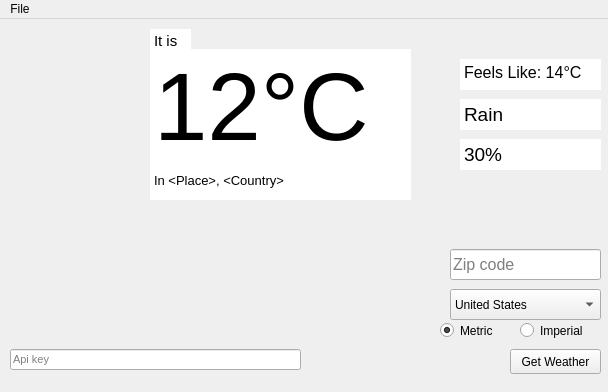
<?xml version="1.0" encoding="UTF-8"?>
<ui version="4.0">
 <class>MainWindow</class>
 <widget class="QMainWindow" name="MainWindow">
  <property name="geometry">
   <rect>
    <x>0</x>
    <y>0</y>
    <width>608</width>
    <height>392</height>
   </rect>
  </property>
  <property name="windowTitle">
   <string>MainWindow</string>
  </property>
  <widget class="QWidget" name="centralwidget">
   <widget class="QTextEdit" name="current_temperature">
    <property name="geometry">
     <rect>
      <x>150</x>
      <y>30</y>
      <width>261</width>
      <height>121</height>
     </rect>
    </property>
    <property name="sizePolicy">
     <sizepolicy hsizetype="Fixed" vsizetype="Fixed">
      <horstretch>0</horstretch>
      <verstretch>0</verstretch>
     </sizepolicy>
    </property>
    <property name="font">
     <font>
      <pointsize>72</pointsize>
     </font>
    </property>
    <property name="frameShape">
     <enum>QFrame::NoFrame</enum>
    </property>
    <property name="frameShadow">
     <enum>QFrame::Plain</enum>
    </property>
    <property name="lineWidth">
     <number>0</number>
    </property>
    <property name="verticalScrollBarPolicy">
     <enum>Qt::ScrollBarAlwaysOff</enum>
    </property>
    <property name="readOnly">
     <bool>true</bool>
    </property>
    <property name="html">
     <string>&lt;!DOCTYPE HTML PUBLIC &quot;-//W3C//DTD HTML 4.0//EN&quot; &quot;http://www.w3.org/TR/REC-html40/strict.dtd&quot;&gt;
&lt;html&gt;&lt;head&gt;&lt;meta name=&quot;qrichtext&quot; content=&quot;1&quot; /&gt;&lt;style type=&quot;text/css&quot;&gt;
p, li { white-space: pre-wrap; }
&lt;/style&gt;&lt;/head&gt;&lt;body style=&quot; font-family:'Ubuntu'; font-size:72pt; font-weight:400; font-style:normal;&quot;&gt;
&lt;p style=&quot; margin-top:0px; margin-bottom:0px; margin-left:0px; margin-right:0px; -qt-block-indent:0; text-indent:0px;&quot;&gt;12°C&lt;/p&gt;&lt;/body&gt;&lt;/html&gt;</string>
    </property>
   </widget>
   <widget class="QPushButton" name="get_weather">
    <property name="geometry">
     <rect>
      <x>510</x>
      <y>330</y>
      <width>91</width>
      <height>25</height>
     </rect>
    </property>
    <property name="text">
     <string>Get Weather</string>
    </property>
   </widget>
   <widget class="QTextEdit" name="current_weather">
    <property name="geometry">
     <rect>
      <x>460</x>
      <y>80</y>
      <width>141</width>
      <height>31</height>
     </rect>
    </property>
    <property name="font">
     <font>
      <pointsize>14</pointsize>
     </font>
    </property>
    <property name="frameShape">
     <enum>QFrame::NoFrame</enum>
    </property>
    <property name="verticalScrollBarPolicy">
     <enum>Qt::ScrollBarAlwaysOff</enum>
    </property>
    <property name="horizontalScrollBarPolicy">
     <enum>Qt::ScrollBarAsNeeded</enum>
    </property>
    <property name="sizeAdjustPolicy">
     <enum>QAbstractScrollArea::AdjustIgnored</enum>
    </property>
    <property name="lineWrapMode">
     <enum>QTextEdit::WidgetWidth</enum>
    </property>
    <property name="readOnly">
     <bool>true</bool>
    </property>
    <property name="html">
     <string>&lt;!DOCTYPE HTML PUBLIC &quot;-//W3C//DTD HTML 4.0//EN&quot; &quot;http://www.w3.org/TR/REC-html40/strict.dtd&quot;&gt;
&lt;html&gt;&lt;head&gt;&lt;meta name=&quot;qrichtext&quot; content=&quot;1&quot; /&gt;&lt;style type=&quot;text/css&quot;&gt;
p, li { white-space: pre-wrap; }
&lt;/style&gt;&lt;/head&gt;&lt;body style=&quot; font-family:'Ubuntu'; font-size:14pt; font-weight:400; font-style:normal;&quot;&gt;
&lt;p style=&quot; margin-top:0px; margin-bottom:0px; margin-left:0px; margin-right:0px; -qt-block-indent:0; text-indent:0px;&quot;&gt;Rain&lt;/p&gt;&lt;/body&gt;&lt;/html&gt;</string>
    </property>
    <property name="textInteractionFlags">
     <set>Qt::TextSelectableByMouse</set>
    </property>
   </widget>
   <widget class="QTextEdit" name="current_humidity">
    <property name="geometry">
     <rect>
      <x>460</x>
      <y>120</y>
      <width>141</width>
      <height>31</height>
     </rect>
    </property>
    <property name="font">
     <font>
      <pointsize>14</pointsize>
     </font>
    </property>
    <property name="frameShape">
     <enum>QFrame::NoFrame</enum>
    </property>
    <property name="verticalScrollBarPolicy">
     <enum>Qt::ScrollBarAlwaysOff</enum>
    </property>
    <property name="horizontalScrollBarPolicy">
     <enum>Qt::ScrollBarAsNeeded</enum>
    </property>
    <property name="readOnly">
     <bool>true</bool>
    </property>
    <property name="html">
     <string>&lt;!DOCTYPE HTML PUBLIC &quot;-//W3C//DTD HTML 4.0//EN&quot; &quot;http://www.w3.org/TR/REC-html40/strict.dtd&quot;&gt;
&lt;html&gt;&lt;head&gt;&lt;meta name=&quot;qrichtext&quot; content=&quot;1&quot; /&gt;&lt;style type=&quot;text/css&quot;&gt;
p, li { white-space: pre-wrap; }
&lt;/style&gt;&lt;/head&gt;&lt;body style=&quot; font-family:'Ubuntu'; font-size:14pt; font-weight:400; font-style:normal;&quot;&gt;
&lt;p style=&quot; margin-top:0px; margin-bottom:0px; margin-left:0px; margin-right:0px; -qt-block-indent:0; text-indent:0px;&quot;&gt;30%&lt;/p&gt;&lt;/body&gt;&lt;/html&gt;</string>
    </property>
   </widget>
   <widget class="QTextEdit" name="it_is_text">
    <property name="geometry">
     <rect>
      <x>150</x>
      <y>10</y>
      <width>41</width>
      <height>21</height>
     </rect>
    </property>
    <property name="frameShape">
     <enum>QFrame::NoFrame</enum>
    </property>
    <property name="verticalScrollBarPolicy">
     <enum>Qt::ScrollBarAlwaysOff</enum>
    </property>
    <property name="horizontalScrollBarPolicy">
     <enum>Qt::ScrollBarAlwaysOff</enum>
    </property>
    <property name="readOnly">
     <bool>true</bool>
    </property>
    <property name="html">
     <string>&lt;!DOCTYPE HTML PUBLIC &quot;-//W3C//DTD HTML 4.0//EN&quot; &quot;http://www.w3.org/TR/REC-html40/strict.dtd&quot;&gt;
&lt;html&gt;&lt;head&gt;&lt;meta name=&quot;qrichtext&quot; content=&quot;1&quot; /&gt;&lt;style type=&quot;text/css&quot;&gt;
p, li { white-space: pre-wrap; }
&lt;/style&gt;&lt;/head&gt;&lt;body style=&quot; font-family:'Ubuntu'; font-size:11pt; font-weight:400; font-style:normal;&quot;&gt;
&lt;p style=&quot; margin-top:0px; margin-bottom:0px; margin-left:0px; margin-right:0px; -qt-block-indent:0; text-indent:0px;&quot;&gt;It is&lt;/p&gt;&lt;/body&gt;&lt;/html&gt;</string>
    </property>
   </widget>
   <widget class="QTextEdit" name="location_text">
    <property name="geometry">
     <rect>
      <x>150</x>
      <y>150</y>
      <width>261</width>
      <height>31</height>
     </rect>
    </property>
    <property name="frameShape">
     <enum>QFrame::NoFrame</enum>
    </property>
    <property name="verticalScrollBarPolicy">
     <enum>Qt::ScrollBarAlwaysOff</enum>
    </property>
    <property name="readOnly">
     <bool>true</bool>
    </property>
    <property name="html">
     <string>&lt;!DOCTYPE HTML PUBLIC &quot;-//W3C//DTD HTML 4.0//EN&quot; &quot;http://www.w3.org/TR/REC-html40/strict.dtd&quot;&gt;
&lt;html&gt;&lt;head&gt;&lt;meta name=&quot;qrichtext&quot; content=&quot;1&quot; /&gt;&lt;style type=&quot;text/css&quot;&gt;
p, li { white-space: pre-wrap; }
&lt;/style&gt;&lt;/head&gt;&lt;body style=&quot; font-family:'Ubuntu'; font-size:11pt; font-weight:400; font-style:normal;&quot;&gt;
&lt;p style=&quot; margin-top:0px; margin-bottom:0px; margin-left:0px; margin-right:0px; -qt-block-indent:0; text-indent:0px;&quot;&gt;&lt;span style=&quot; font-size:10pt;&quot;&gt;In &amp;lt;Place&amp;gt;, &amp;lt;Country&amp;gt;&lt;/span&gt;&lt;/p&gt;&lt;/body&gt;&lt;/html&gt;</string>
    </property>
   </widget>
   <widget class="QRadioButton" name="imperial_radio">
    <property name="geometry">
     <rect>
      <x>520</x>
      <y>300</y>
      <width>81</width>
      <height>23</height>
     </rect>
    </property>
    <property name="text">
     <string>Imperial</string>
    </property>
   </widget>
   <widget class="QRadioButton" name="metric_radio">
    <property name="geometry">
     <rect>
      <x>440</x>
      <y>300</y>
      <width>71</width>
      <height>23</height>
     </rect>
    </property>
    <property name="text">
     <string>Metric</string>
    </property>
    <property name="checked">
     <bool>true</bool>
    </property>
   </widget>
   <widget class="QLineEdit" name="api_key_edit">
    <property name="geometry">
     <rect>
      <x>10</x>
      <y>330</y>
      <width>291</width>
      <height>21</height>
     </rect>
    </property>
    <property name="font">
     <font>
      <pointsize>8</pointsize>
     </font>
    </property>
    <property name="placeholderText">
     <string>Api key</string>
    </property>
   </widget>
   <widget class="QLineEdit" name="zipcode_edit">
    <property name="geometry">
     <rect>
      <x>450</x>
      <y>230</y>
      <width>151</width>
      <height>31</height>
     </rect>
    </property>
    <property name="font">
     <font>
      <pointsize>12</pointsize>
     </font>
    </property>
    <property name="text">
     <string comment="Zip code" extracomment="Zip code"/>
    </property>
    <property name="placeholderText">
     <string>Zip code</string>
    </property>
   </widget>
   <widget class="QTextEdit" name="current_feels_like">
    <property name="geometry">
     <rect>
      <x>460</x>
      <y>40</y>
      <width>141</width>
      <height>31</height>
     </rect>
    </property>
    <property name="font">
     <font>
      <pointsize>12</pointsize>
     </font>
    </property>
    <property name="frameShape">
     <enum>QFrame::NoFrame</enum>
    </property>
    <property name="verticalScrollBarPolicy">
     <enum>Qt::ScrollBarAlwaysOff</enum>
    </property>
    <property name="horizontalScrollBarPolicy">
     <enum>Qt::ScrollBarAsNeeded</enum>
    </property>
    <property name="readOnly">
     <bool>true</bool>
    </property>
    <property name="html">
     <string>&lt;!DOCTYPE HTML PUBLIC &quot;-//W3C//DTD HTML 4.0//EN&quot; &quot;http://www.w3.org/TR/REC-html40/strict.dtd&quot;&gt;
&lt;html&gt;&lt;head&gt;&lt;meta name=&quot;qrichtext&quot; content=&quot;1&quot; /&gt;&lt;style type=&quot;text/css&quot;&gt;
p, li { white-space: pre-wrap; }
&lt;/style&gt;&lt;/head&gt;&lt;body style=&quot; font-family:'Ubuntu'; font-size:12pt; font-weight:400; font-style:normal;&quot;&gt;
&lt;p style=&quot; margin-top:0px; margin-bottom:0px; margin-left:0px; margin-right:0px; -qt-block-indent:0; text-indent:0px;&quot;&gt;Feels Like: 14°C&lt;/p&gt;&lt;/body&gt;&lt;/html&gt;</string>
    </property>
   </widget>
   <widget class="QLabel" name="weather_icon_label">
    <property name="geometry">
     <rect>
      <x>10</x>
      <y>30</y>
      <width>131</width>
      <height>131</height>
     </rect>
    </property>
    <property name="sizePolicy">
     <sizepolicy hsizetype="Fixed" vsizetype="Fixed">
      <horstretch>0</horstretch>
      <verstretch>0</verstretch>
     </sizepolicy>
    </property>
    <property name="text">
     <string/>
    </property>
    <property name="textFormat">
     <enum>Qt::RichText</enum>
    </property>
    <property name="pixmap">
     <pixmap>../icons/inverted/rainy-day.png</pixmap>
    </property>
    <property name="scaledContents">
     <bool>true</bool>
    </property>
   </widget>
   <widget class="QLabel" name="humidity_icon_label">
    <property name="geometry">
     <rect>
      <x>420</x>
      <y>120</y>
      <width>31</width>
      <height>31</height>
     </rect>
    </property>
    <property name="text">
     <string/>
    </property>
    <property name="pixmap">
     <pixmap>../icons/inverted/humidity.png</pixmap>
    </property>
    <property name="scaledContents">
     <bool>true</bool>
    </property>
   </widget>
   <widget class="QLabel" name="weather_desc_icon_label">
    <property name="geometry">
     <rect>
      <x>420</x>
      <y>80</y>
      <width>31</width>
      <height>31</height>
     </rect>
    </property>
    <property name="text">
     <string/>
    </property>
    <property name="pixmap">
     <pixmap>../icons/inverted/weathervane.png</pixmap>
    </property>
    <property name="scaledContents">
     <bool>true</bool>
    </property>
   </widget>
   <widget class="QLabel" name="extra_icon_label">
    <property name="geometry">
     <rect>
      <x>420</x>
      <y>40</y>
      <width>31</width>
      <height>31</height>
     </rect>
    </property>
    <property name="text">
     <string/>
    </property>
    <property name="scaledContents">
     <bool>true</bool>
    </property>
   </widget>
   <widget class="QComboBox" name="country_combo_box">
    <property name="geometry">
     <rect>
      <x>450</x>
      <y>270</y>
      <width>151</width>
      <height>31</height>
     </rect>
    </property>
    <property name="currentIndex">
     <number>0</number>
    </property>
    <property name="iconSize">
     <size>
      <width>0</width>
      <height>0</height>
     </size>
    </property>
    <item>
     <property name="text">
      <string>United States</string>
     </property>
    </item>
    <item>
     <property name="text">
      <string>United Kingdom</string>
     </property>
    </item>
    <item>
     <property name="text">
      <string>Germany</string>
     </property>
    </item>
    <item>
     <property name="text">
      <string>Canada</string>
     </property>
    </item>
   </widget>
  </widget>
  <widget class="QMenuBar" name="menubar">
   <property name="geometry">
    <rect>
     <x>0</x>
     <y>0</y>
     <width>608</width>
     <height>22</height>
    </rect>
   </property>
   <widget class="QMenu" name="menuFile">
    <property name="title">
     <string>File</string>
    </property>
    <addaction name="set_default_action"/>
    <addaction name="load_default_action"/>
    <addaction name="load_json_action"/>
   </widget>
   <addaction name="menuFile"/>
  </widget>
  <action name="set_default_action">
   <property name="text">
    <string>Set Default</string>
   </property>
  </action>
  <action name="load_default_action">
   <property name="text">
    <string>Load Default</string>
   </property>
  </action>
  <action name="load_json_action">
   <property name="text">
    <string>Load JSON</string>
   </property>
  </action>
 </widget>
 <resources>
  <include location="../icons/ui resource.qrc"/>
 </resources>
 <connections/>
</ui>
